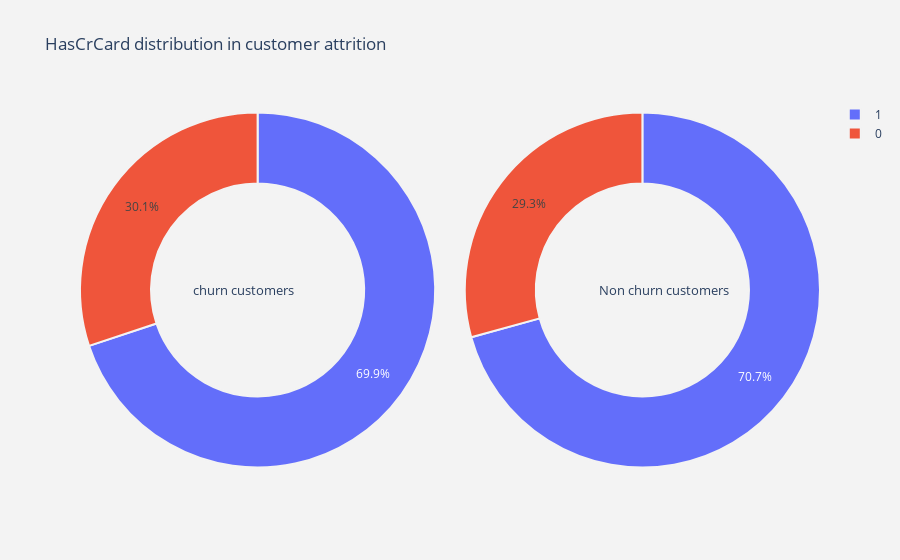

This figure's notebook cell:
### Markdown cell above
<h3><b>:::::The user-defined function to visualize the HasCrCard feature:::::</b></h3><br>
The customized pie function will generate the pie charts for the HasCrCard feature in the 2-dimensional plane and grouped by the Exited (CLASS LABEL).

### Code cell
plot_pie(categorical_column[3])

### Figure 1 — Plotly figure (JSON) as saved in the notebook; plotly's stock layout.template omitted (floating-point values rounded to 4 significant figures)
{"data": [{"domain": {"x": [0, 0.48]}, "hole": 0.6, "hoverinfo": "label+percent+name", "labels": [1, 0], "marker": {"line": {"color": "rgb(243,243,243)", "width": 2}}, "name": "Churn Customers", "type": "pie", "values": [1424, 613]}, {"domain": {"x": [0.52, 1]}, "hole": 0.6, "hoverinfo": "label+percent+name", "labels": [1, 0], "marker": {"line": {"color": "rgb(243,243,243)", "width": 2}}, "name": "Non churn customers", "type": "pie", "values": [5631, 2332]}], "layout": {"annotations": [{"font": {"size": 13}, "showarrow": false, "text": "churn customers", "x": 0.15, "y": 0.5}, {"font": {"size": 13}, "showarrow": false, "text": "Non churn customers", "x": 0.88, "y": 0.5}], "paper_bgcolor": "rgb(243,243,243)", "plot_bgcolor": "rgb(243,243,243)", "title": {"text": "HasCrCard distribution in customer attrition "}}}
